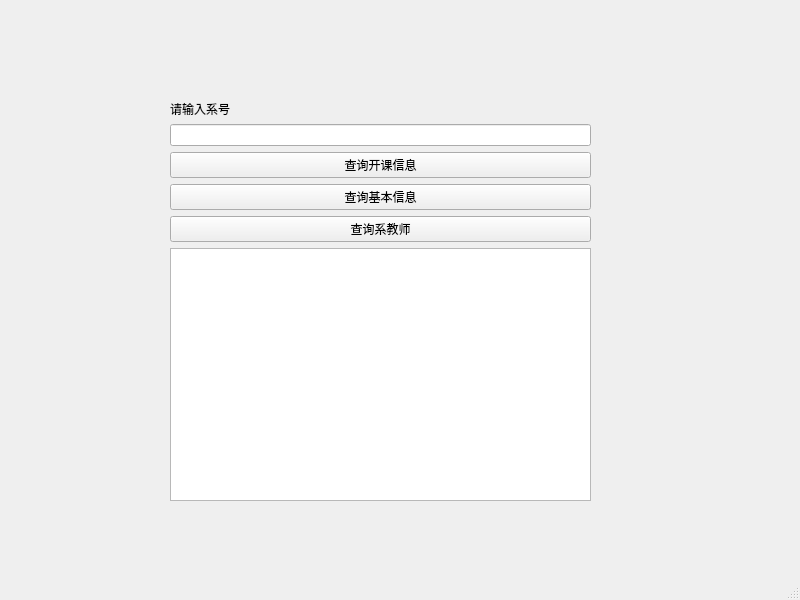
<?xml version="1.0" encoding="UTF-8"?>
<ui version="4.0">
 <class>MainWindow</class>
 <widget class="QMainWindow" name="MainWindow">
  <property name="geometry">
   <rect>
    <x>0</x>
    <y>0</y>
    <width>800</width>
    <height>600</height>
   </rect>
  </property>
  <property name="windowTitle">
   <string>MainWindow</string>
  </property>
  <widget class="QWidget" name="centralwidget">
   <widget class="QWidget" name="verticalLayoutWidget">
    <property name="geometry">
     <rect>
      <x>170</x>
      <y>100</y>
      <width>421</width>
      <height>401</height>
     </rect>
    </property>
    <layout class="QVBoxLayout" name="verticalLayout">
     <item>
      <widget class="QLabel" name="label_4">
       <property name="text">
        <string>请输入系号</string>
       </property>
      </widget>
     </item>
     <item>
      <widget class="QLineEdit" name="lineEdit_2"/>
     </item>
     <item>
      <widget class="QPushButton" name="pushButton_10">
       <property name="text">
        <string>查询开课信息</string>
       </property>
      </widget>
     </item>
     <item>
      <widget class="QPushButton" name="pushButton_8">
       <property name="text">
        <string>查询基本信息</string>
       </property>
      </widget>
     </item>
     <item>
      <widget class="QPushButton" name="pushButton_9">
       <property name="text">
        <string>查询系教师</string>
       </property>
      </widget>
     </item>
     <item>
      <widget class="QTextBrowser" name="textBrowser"/>
     </item>
    </layout>
   </widget>
  </widget>
  <widget class="QMenuBar" name="menubar">
   <property name="geometry">
    <rect>
     <x>0</x>
     <y>0</y>
     <width>800</width>
     <height>22</height>
    </rect>
   </property>
  </widget>
  <widget class="QStatusBar" name="statusbar"/>
 </widget>
 <resources/>
 <connections/>
</ui>
